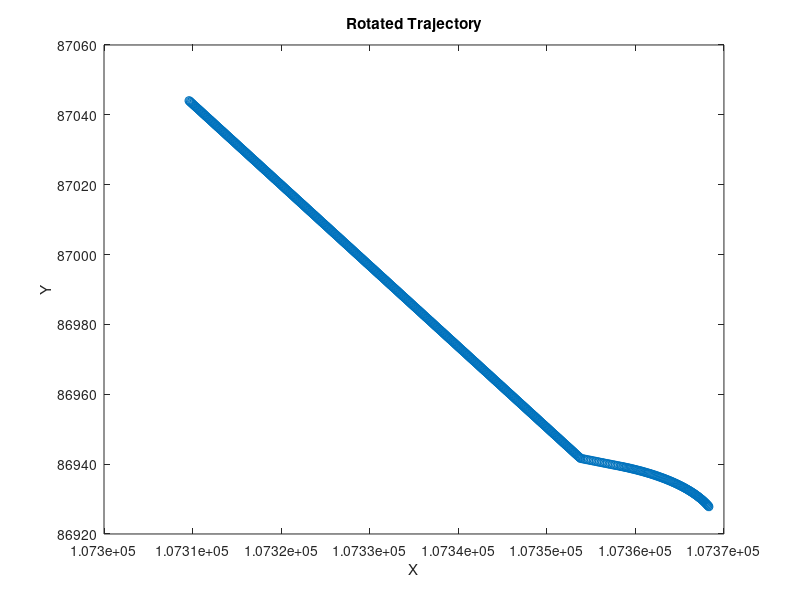

Write MATLAB code to recreate this figure. (Note: this script raises an error after producing the figure.)
clear all
close all
clc

%% Constants
% Göteborg's longitude and latitude
longitude0 = deg2rad(11);
latitude0 = deg2rad(57);

Earth_radius = 6371000.0;  

%% Section1: Define coordinates of points
% Coordinates of first point
lat1 = 57.782806; % Latitude of the first point in degrees
lon1 = 12.771923; % Longitude of the first point in degrees
% Coordinates of the second point
lat2 = 57.781885; % Latitude of the second point in degrees
lon2 = 12.772653; % Longitude of the second point in degrees

% Convert latitude and longitude to radians
lat1_rad = deg2rad(lat1);
lon1_rad = deg2rad(lon1);
lat2_rad = deg2rad(lat2);
lon2_rad = deg2rad(lon2);

% Point1 in format [x y]
Point1 = [Earth_radius * (lon1_rad - longitude0) * cos(latitude0) Earth_radius * (lat1_rad - latitude0)];
% Point2 in format [x y]
Point2 = [Earth_radius * (lon2_rad - longitude0) * cos(latitude0) Earth_radius * (lat2_rad - latitude0)];

%% Distance between the points
% Calculate the differences in latitude and longitude
dlat = lat2_rad - lat1_rad;
dlon = lon2_rad - lon1_rad;

% Calculate the distance using the haversine formula
a = sin(dlat/2)^2 + cos(lat1_rad) * cos(lat2_rad) * sin(dlon/2)^2;
c = 2 * atan2(sqrt(a), sqrt(1 - a));
distance = Earth_radius * c;
%% Section2: Create a line segment based on the points from google maps
dL=0.2; % distance between points (m), this can be changed at each segment, or kept the same
L1=distance;   %length of linear element (m)
% Define the coordinates of the starting and ending points
x_start = Point1(1,1);
y_start = Point1(1,2);
x_end = Point2(1,1);
y_end = Point2(1,2);

% Calculate the direction vector
dx = x_end - x_start;
dy = y_end - y_start;
distance = sqrt(dx^2 + dy^2); % Calculate the total distance between points

% Calculate the number of steps
num_steps = ceil(distance / dL); % Round up to ensure coverage

% Initialize arrays to store points
x_values = zeros(1, num_steps);
y_values = zeros(1, num_steps);

% Calculate points along the line
for i = 1:num_steps
    t = (i - 1) / (num_steps - 1); % Parametric parameter
    x_values(i) = x_start + t * dx;
    y_values(i) = y_start + t * dy;
end

% The points along the line are given by [x_values', y_values']

% Display the points
XY = [x_values', y_values'];

%% Section3: Linear segment at the end of the trajectory one with a specific angle relative the previous element

L2=5;   %length of second linear element (m)
rot=40;   % angle (in degrees)

% %%%%%%%%%%%%%%%%%%%%%%%%%%%%%%%%%%%%%%%%%%%%%%%

rot=rot*2*pi/360; % convert to radians
x=(0:dL:L2)'; %
xy=[x zeros(size(x,1),1)];  % new segment
% end direction of the trajectory
Dx=XY(end,1)-XY(end-1,1);
Dy=XY(end,2)-XY(end-1,2);
if Dx==0, % the trajectory is in y-direction
    if Dy>0,rot=rot+pi/2;
    else rot=rot-pi/2;
    end
elseif Dx<0, % the trajectory is in nexative x-direction
    rot=rot+atan(Dy/Dx)+pi;
else
    rot=rot+atan(Dy/Dx); 
end
xy=xy*[cos(rot) sin(rot); -sin(rot) cos(rot)]; % rotate segment
XY=[XY;xy(2:end,:)+XY(end,:)]; % add new segment at the end, notice that first point of the new segment is removed to avoid two point at the same place

%% Section4: add a circular segment at the end of the trajectory so that the
% transition is smooth

R=20;   % radius of (m)
CS=-45 ;   % angle and direction of circular element (in degrees)

% %%%%%%%%%%%%%%%%%%%%%%%%%%%%%%%%%%%%%%%%%%%%%%%%

CS=CS*2*pi/360; % convert to radians

deg=CS*(0:(round(R/dL)))'/round(R/dL); % angle steps in the circle segment
xy=R*[cos(deg) sin(deg) ];  % new segment

% end direction of the trajectory
Dx=XY(end,1)-XY(end-1,1);
Dy=XY(end,2)-XY(end-1,2);
if Dx==0, % the trajectory is in y-direction
    if Dy>0,rot=pi/2;
    else rot=-pi/2;
    end
elseif Dx<0, % the trajectory is in nexative x-direction
    rot=atan(Dy/Dx)+pi;
else
    rot=atan(Dy/Dx); 
end

xy(:,1)=  xy(:,1)-R; % move start point of circle segment to the origin
rot=rot+pi/2; % adjust so that rotation is from positive x-direction
xy=xy*[cos(rot) sin(rot); -sin(rot) cos(rot)]; % rotate segment
XY=[XY;xy(2:end,:)+XY(end,:)]; % add new segment at the end, notice that first point of the new segment is removed to avoid two point at the same place


%% Section5: From this step, it is only used in case the direction is not good or if the first step was skipped
% uncomment the commented part below if needed and collect two new points on google
% maps Asta zero or by walking with the bike while running the program in LabView,
% % The data can be taken out from log files on myRIO

% % Coordinates of the first point
% newlat1 = 57.780535; % Latitude of the first point in degrees
% newlon1 = 12.771172; % Longitude of the first point in degrees
% 
% % Coordinates of the second point
% newlat2 = 57.781027; % Latitude of the second point in degrees
% newlon2 = 12.772985; % Longitude of the second point in degrees
% 
% % Convert latitude and longitude to radians
% newlat1_rad = deg2rad(newlat1);
% newlon1_rad = deg2rad(newlon1);
% newlat2_rad = deg2rad(newlat2);
% newlon2_rad = deg2rad(newlon2);
% 
% % Point1 in format [x y]
% newPoint1 = [Earth_radius * (newlon1_rad - longitude0) * cos(latitude0) Earth_radius * (newlat1_rad - latitude0)];
% 
% % Point1 in format [x y]
% newPoint2 = [Earth_radius * (newlon2_rad - longitude0) * cos(latitude0) Earth_radius * (newlat2_rad - latitude0)];
% 
% %% Find the rotational angle
% %These will be our four known points, two on each line
% x1_line1 = Point1(1,1); y1_line1 = Point1(1,2);
% x2_line1 = Point2(1,1); y2_line1 = Point2(1,2);
% 
% x1_line2 = newPoint1(1,1); y1_line2 = newPoint1(1,2);
% x2_line2 = newPoint2(1,1); y2_line2 = newPoint2(1,2);
% 
% % Calculate the direction vectors for each line
% direction_vector_line1 = [x2_line1 - x1_line1, y2_line1 - y1_line1];
% direction_vector_line2 = [x2_line2 - x1_line2, y2_line2 - y1_line2];
% 
% % Calculate the dot product of the direction vectors
% dot_product = dot(direction_vector_line1, direction_vector_line2);
% 
% % Calculate the magnitudes of the direction vectors
% magnitude_line1 = norm(direction_vector_line1);
% magnitude_line2 = norm(direction_vector_line2);
% 
% % Calculate the cosine of the angle between the lines
% cos_angle = dot_product / (magnitude_line1 * magnitude_line2);
% 
% % Calculate the angle in radians
% angle_radians = acos(cos_angle);
% 
% % Convert the angle to degrees
% angle_degrees = rad2deg(angle_radians);
% 
% % Display the angle between the lines
% fprintf('Angle between the lines: %.2f degrees\n', angle_degrees);
% %Plot the rotated trajectory...
% 
% rotationAngle=angle_degrees*pi/180;
% 
% %Create a rotation matrix based on the rotation angle
% rotationMatrix = [cos(rotationAngle), -sin(rotationAngle);
%                   sin(rotationAngle), cos(rotationAngle)];
% 
% %Rotate the entire trajectory using the rotation matrix
% XY = XY * rotationMatrix;
% 
% % Plot the rotated trajectory
% figure;
% plot(XY(:, 1), XY(:, 2), 'o');
% title('Rotated Trajectory');
% xlabel('X');
% ylabel('Y');

%% Section6: Plot the trajectory
figure;
plot(XY(:, 1), XY(:, 2), 'o');
title('Rotated Trajectory');
xlabel('X');
ylabel('Y');

%% Section7: Create a csv file for the trajectory
% Define the file name and path
csv_file_name = 'trajectoryfile.csv';
csv_file_path = 'D:\Sommarjobb';  % Update this with your desired path

% Combine the file path and name
full_csv_file_path = fullfile(csv_file_path, csv_file_name);

% Save the XY matrix to the CSV file
csvwrite(full_csv_file_path, XY);

disp(['Trajectory data saved to: ', full_csv_file_path]);


